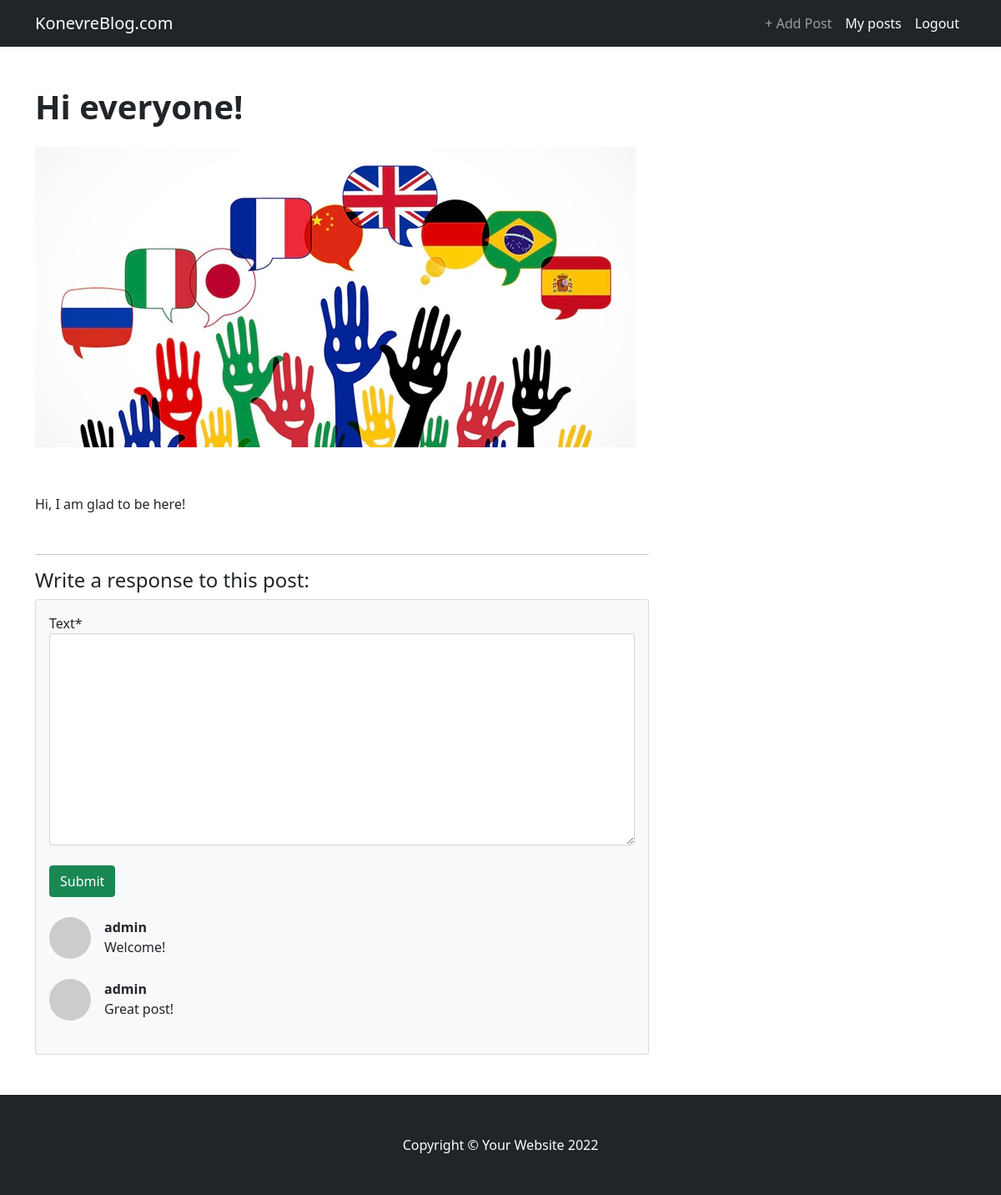
/2/ (signed in), run on the app's committed database.
### posts/models.py (models this page shows, shortened)
class Post(models.Model):
    CATEGORIES = (
        ('Танки', 'Танки'),
        ('Хилы', 'Хилы'),
        ('ДД', 'ДД'),
        ('Торговцы', 'Торговцы'),
        ('Гилдмастеры', 'Гилдмастеры'),
        ('Квестгиверы', 'Квестгиверы'),
        ('Кузнецы', 'Кузнецы'),
        ('Кожевники', 'Кожевники'),
        ('Зельевары', 'Зельевары'),
        ('Мастера заклинаний', 'Мастера заклинаний'),
    )
    user = models.ForeignKey(User, on_delete=models.CASCADE)
    title = models.CharField(max_length=128)
    text = RichTextUploadingField()
    category = models.CharField(max_length=18, choices=CATEGORIES)

class Response(models.Model):
    post = models.ForeignKey(Post, on_delete=models.CASCADE)
    user = models.ForeignKey(User, on_delete=models.CASCADE)
    text = models.TextField()
    status = models.BooleanField(default=False)

### posts/views.py (the view, shortened to what this page needs)
# urls.py: path('<int:pk>/', PostDetailView.as_view(), name='post_detail'),
class PostDetailView(FormMixin, DetailView):
    model = Post
    template_name = 'posts/post_detail.html'
    form_class = ResponseForm
    def get_context_data(self, **kwargs):
        context = super(PostDetailView, self).get_context_data(**kwargs)
        context['form'] = ResponseForm(
            initial={'post': self.object, 'user': self.request.user})
        context['accepted_responses'] = Response.objects.filter(
            status=True, post__id=self.kwargs['pk'])
        return context

### posts/forms.py
class ResponseForm(forms.ModelForm):
    class Meta:
        model = Response
        fields = ['post', 'text', 'status', 'user']

### templates/posts/post_detail.html (shortened to what this page needs)
{% extends 'index.html' %}
{% load crispy_forms_tags %}
{% block content %}
<section class="d-flex flex-column min-vh-100">
    <div class="container mt-5">
            <div class="row">
                <div class="col-lg-8">
                    <article class="mb-4">
                        <header class="mb-4">
                            <h1 class="fw-bolder mb-1">{{ post.title }}</h1>
                        </header>
                        <section class="mb-5">
                            <p class="fs-5 mb-4">{{ post.text|safe }}</p>
                        </section>
                    </article>
                    {% if user.is_authenticated %}
                        {% if request.user != post.user %}
                            <hr>
                            <h4>Write a response to this post:</h4>
                        {% endif %}
                    <div class="card bg-light mb-5">
                        <div class="card-body">
                            <form method="POST">
                                {{ form.text|as_crispy_field }}
                                <br>
                                <button type="submit" class="btn btn-success">Submit</button>
                            </form>
                            <br>
                            {% if accepted_responses %}
                            {% for response in accepted_responses %}
                            <div class="d-flex">
                                <div class="flex-shrink-0"><img class="rounded-circle" src="https://dummyimage.com/50x50/ced4da/6c757d.jpg" alt="..." /></div>
                                <div class="ms-3">
                                    <div class="fw-bold">{{ response.user }}</div>
                                    {{ response.text }}
                                </div>
                            </div>
                            <br>
                            {% endfor %}
                            {% endif %}
                        </div>
                    </div>
                    {% endif %}
            </div>
        </div>
    </div>
</section>
{% endblock content %}

### data on the page
Post: title "Hi everyone!", text (picture), text "Hi, I am glad to be here!"
Response: user "admin", text "Welcome!"
Response: user "admin", text "Great post!"
